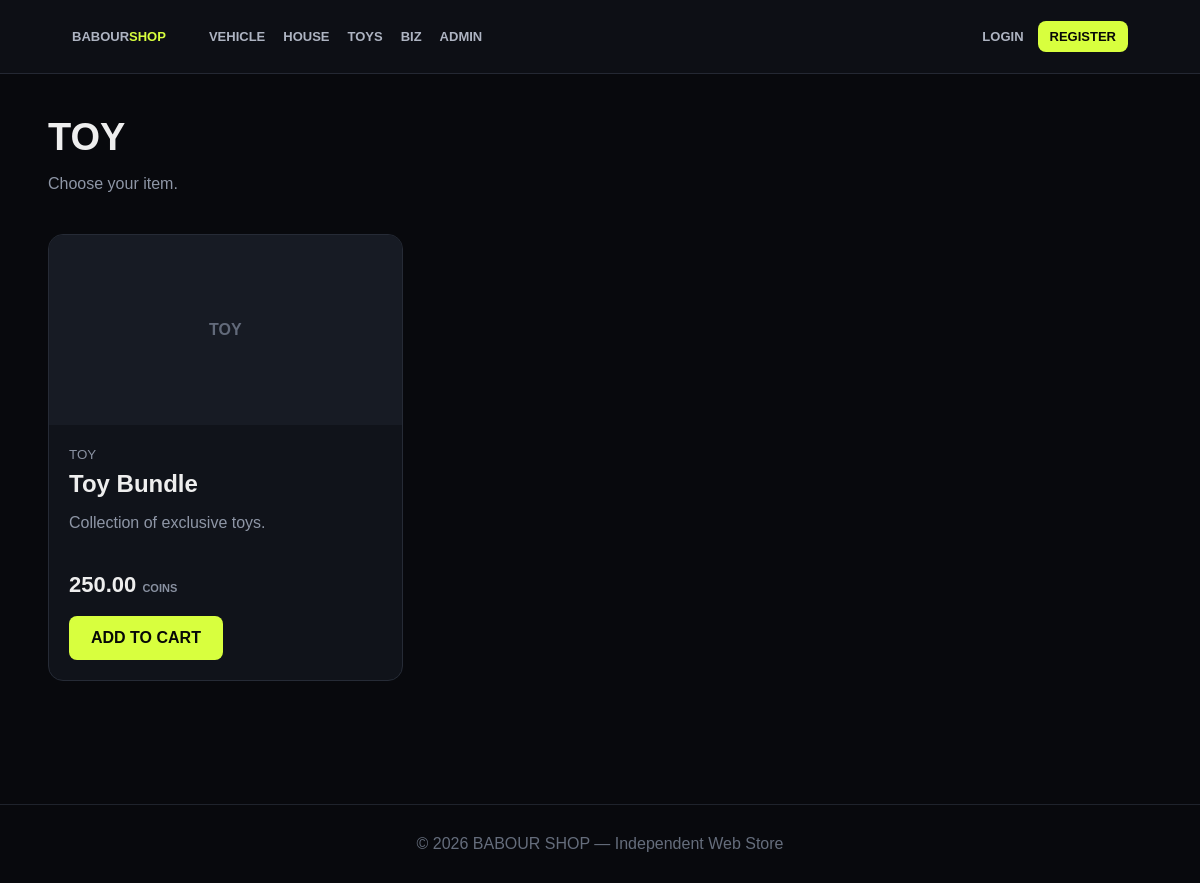
/shop.php?category=toy, run on the app's committed database.
### tables this page shows
CREATE TABLE products (
 id INT UNSIGNED AUTO_INCREMENT PRIMARY KEY,
 name VARCHAR(120) NOT NULL,
 category ENUM('vehicle','house','toy','biz','admin') NOT NULL,
 description TEXT,
 price DECIMAL(12,2) NOT NULL DEFAULT 0,
 image VARCHAR(500) DEFAULT '',
 active TINYINT(1) NOT NULL DEFAULT 1,
 created_at TIMESTAMP DEFAULT CURRENT_TIMESTAMP
);

### shop.php (the view, shortened to what this page needs)
<?php
require_once "config/database.php";
$category = $_GET['category'] ?? '';
$params = [];
$sql = "SELECT * FROM products WHERE active=1";
if ($category !== '') { $sql .= " AND category=?"; $params[] = $category; }
$sql .= " ORDER BY id DESC";
$stmt = $pdo->prepare($sql); $stmt->execute($params);
$products = $stmt->fetchAll();
include "includes/header.php";
?>
<div class="page-head"><h1><?= $category ? strtoupper(htmlspecialchars($category)) : 'ALL PRODUCTS' ?></h1><p>Choose your item.</p></div>
<div class="grid">
<?php foreach($products as $p): ?>
<article class="card">
  <div class="product-image">
    <?php if ($p['image']): ?><img src="<?= htmlspecialchars($p['image']) ?>" alt=""><?php else: ?><span><?= strtoupper($p['category']) ?></span><?php endif; ?>
  </div>
  <div class="card-body">
    <small><?= strtoupper(htmlspecialchars($p['category'])) ?></small>
    <h2><?= htmlspecialchars($p['name']) ?></h2>
    <p><?= htmlspecialchars($p['description']) ?></p>
    <div class="price"><?= number_format($p['price'],2) ?> <small>COINS</small></div>
    <a class="btn" href="cart.php?action=add&id=<?= (int)$p['id'] ?>">ADD TO CART</a>
  </div>
</article>
<?php endforeach; ?>
</div>
<?php include "includes/footer.php"; ?>

### assets/css/style.css (style rules this page uses)
* { box-sizing:border-box }
body { margin:0;background:#08090d;color:#eee;font-family:Arial,Helvetica,sans-serif }
.btn { display:inline-block;background:#d8ff3e;color:#070807!important;border:0;padding:13px 22px;border-radius:8px;font-weight:900;text-decoration:none;cursor:pointer }
.page-head { padding:42px 0 25px }
.page-head h1 { font-size:38px;margin:0 }
.page-head p { color:#8e96a6 }
.grid { display:grid;grid-template-columns:repeat(3,1fr);gap:20px }
.card { background:#10131a;border:1px solid #262b36;border-radius:15px;overflow:hidden }
.product-image { height:190px;background:#171b24;display:flex;align-items:center;justify-content:center;color:#626a7a;font-weight:900 }
.card-body { padding:20px }
.card-body small { color:#8991a1 }
.card-body h2 { margin:7px 0 }
.card-body p { color:#8e96a6;min-height:40px }
.price { font-size:22px;font-weight:900;margin:18px 0 }
.price small { font-size:11px }

### data on the page
products: category "TOY", name "Toy Bundle", description "Collection of exclusive toys.", price "250.00"

### other printed values
$category "TOY"
